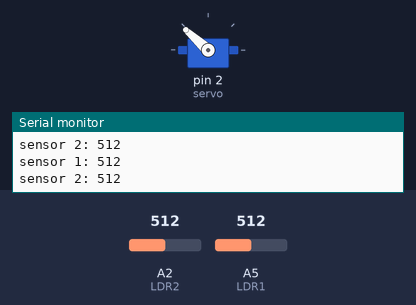
Recording of a sketch running on a simulated Arduino Uno, built with avr-gcc and run on an emulated ATmega328P. Shown: servo, the last lines printed to the serial monitor. The inputs (shaded band) are chosen by the test bench; at power-on: A2 (LDR2) = 512, A5 (LDR1) = 512.

Above: at 1.2 s.
1.3 s: A2 (LDR2) set to 106
4.3 s: A2 (LDR2) set to 93
5.8 s: A5 (LDR1) set to 401
7.3 s: A5 (LDR1) set to 371
At 8.5 s:
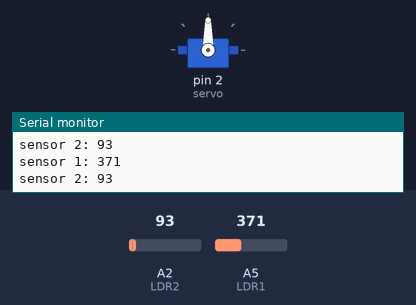
8.8 s: A5 (LDR1) set to 400
At 10.0 s:
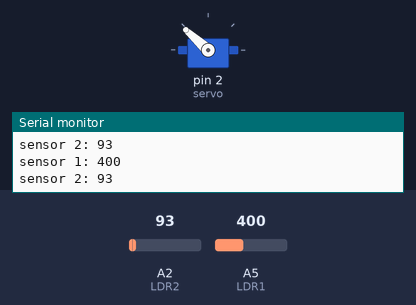
10.3 s: A5 (LDR1) set to 380
At 11.3 s:
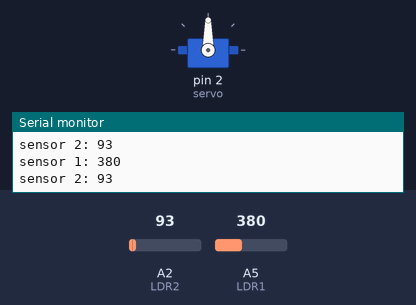
Timing chart, 0 to 12.8 s (numbered marks = the images above; inputs shaded):
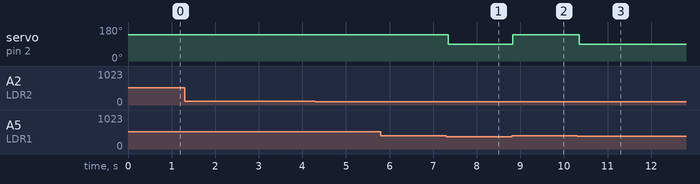

Measured:
- the behaviour switches between 390 and 389 on A5 (LDR1) (found by bisection; images 0 and 1)
- after the input at 7.3 s, servo on pin 2 (servo): 138° → 90° after 0.05 s
- after the input at 8.8 s, servo on pin 2 (servo): 90° → 138° at once
- after the input at 10.3 s, servo on pin 2 (servo): 138° → 90° after 0.06 s

The sketch:

Servo_LDR.ino
```cpp
#include <Servo.h>
Servo myservo;
int servo = 2;
int LDR1 = A5;
int LDR2 = A2;
int sensor1;
int sensor2;

void setup() {
  myservo.attach(servo);
  Serial.begin(9600);
  myservo.write(90);
}

void loop() {
  sensor1 = analogRead(LDR1);
  sensor2 = analogRead(LDR2);
  Serial.print("sensor 1: ");
  Serial.println(sensor1);
  Serial.print("sensor 2: ");
  Serial.println(sensor2);
  if(sensor1>=390){
    myservo.write(138);
    delay(80);
  }else if(sensor2>=390){
    myservo.write(138);
    delay(80);
  }else{
    myservo.write(90);
    delay(50);
  }

}
```
